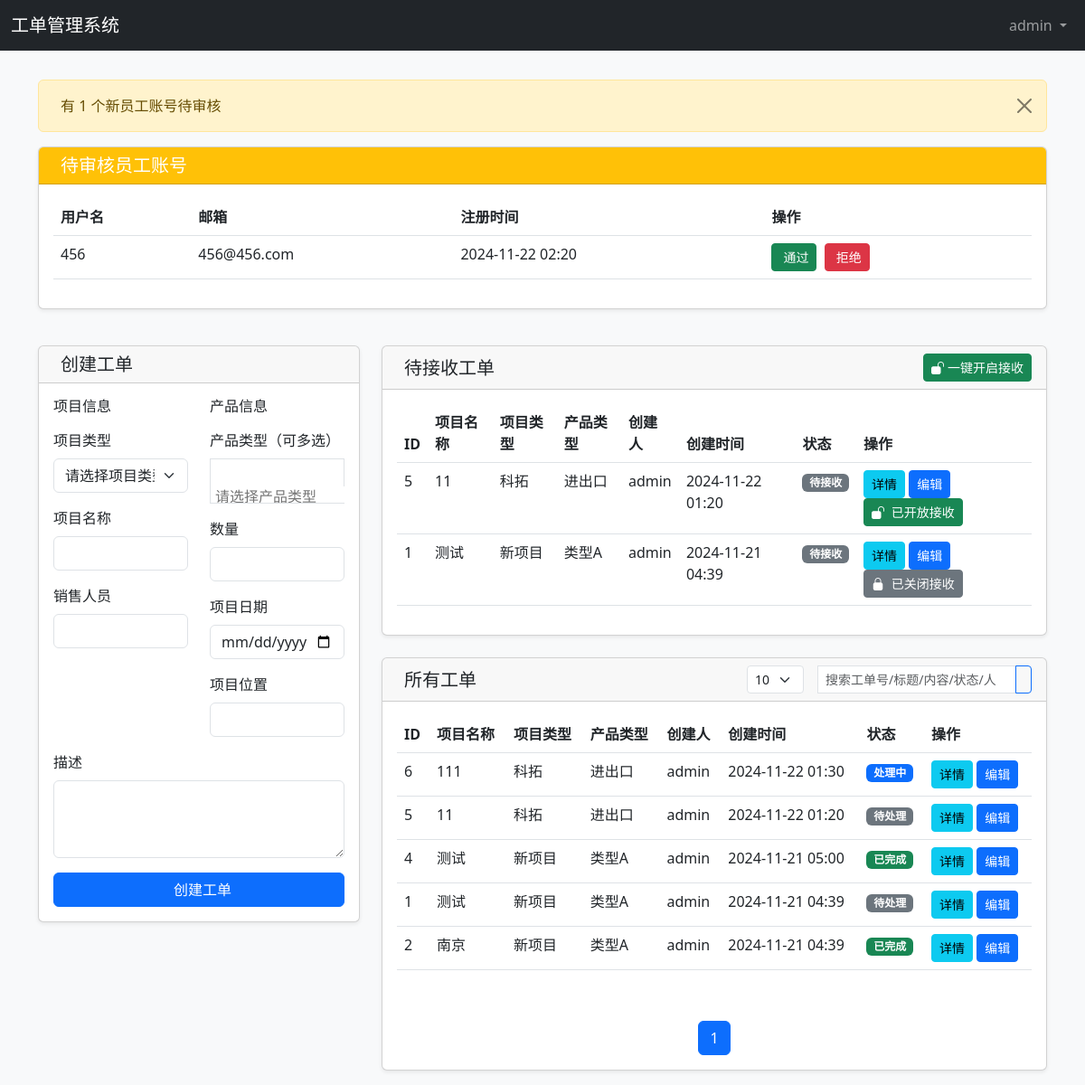
/admin/index.php (signed in), run on the app's committed database.
### tables this page shows
CREATE TABLE `users` (
  `id` int(11) NOT NULL AUTO_INCREMENT,
  `username` varchar(50) NOT NULL,
  `password` varchar(255) NOT NULL,
  `email` varchar(100) NOT NULL,
  `role` enum('admin','employee') NOT NULL DEFAULT 'employee',
  `status` enum('pending','approved','rejected') NOT NULL DEFAULT 'pending',
  `created_at` timestamp NULL DEFAULT CURRENT_TIMESTAMP,
  `updated_at` timestamp NULL DEFAULT CURRENT_TIMESTAMP ON UPDATE CURRENT_TIMESTAMP,
  PRIMARY KEY (`id`),
  UNIQUE KEY `username` (`username`),
  UNIQUE KEY `email` (`email`)
);

CREATE TABLE `tickets` (
  `id` int(11) NOT NULL AUTO_INCREMENT,
  `project_id` int(11) NOT NULL,
  `title` varchar(200) NOT NULL,
  `description` text,
  `status` enum('pending','in_progress','completed','closed') DEFAULT 'pending',
  `priority` enum('low','medium','high','urgent') DEFAULT 'medium',
  `created_by` int(11) NOT NULL,
  `assigned_to` int(11) DEFAULT NULL,
  `received_by` int(11) DEFAULT NULL,
  `received_at` timestamp NULL DEFAULT NULL,
  `completed_at` timestamp NULL DEFAULT NULL,
  `created_at` timestamp NULL DEFAULT CURRENT_TIMESTAMP,
  `updated_at` timestamp NULL DEFAULT CURRENT_TIMESTAMP ON UPDATE CURRENT_TIMESTAMP,
  `is_open` tinyint(1) NOT NULL DEFAULT '0',
  PRIMARY KEY (`id`),
  KEY `project_id` (`project_id`),
  KEY `created_by` (`created_by`),
  KEY `assigned_to` (`assigned_to`),
  KEY `received_by` (`received_by`),
  CONSTRAINT `tickets_ibfk_1` FOREIGN KEY (`project_id`) REFERENCES `ticket_projects` (`id`),
  CONSTRAINT `tickets_ibfk_2` FOREIGN KEY (`created_by`) REFERENCES `users` (`id`),
  CONSTRAINT `tickets_ibfk_3` FOREIGN KEY (`assigned_to`) REFERENCES `users` (`id`) ON DELETE SET NULL,
  CONSTRAINT `tickets_ibfk_4` FOREIGN KEY (`received_by`) REFERENCES `users` (`id`) ON DELETE SET NULL
);

CREATE TABLE `ticket_projects` (
  `id` int(11) NOT NULL AUTO_INCREMENT,
  `name` varchar(100) NOT NULL,
  `project_type` varchar(50) NOT NULL,
  `sales_person` varchar(50) NOT NULL,
  `product_type` varchar(50) NOT NULL,
  `quantity` int(11) NOT NULL,
  `project_date` date NOT NULL,
  `location` varchar(200) NOT NULL,
  `description` text,
  `created_by` int(11) NOT NULL,
  `created_at` timestamp NULL DEFAULT CURRENT_TIMESTAMP,
  `updated_at` timestamp NULL DEFAULT CURRENT_TIMESTAMP ON UPDATE CURRENT_TIMESTAMP,
  PRIMARY KEY (`id`),
  KEY `created_by` (`created_by`),
  CONSTRAINT `ticket_projects_ibfk_1` FOREIGN KEY (`created_by`) REFERENCES `users` (`id`)
);

### admin/index.php (the view, shortened to what the rows shown need)
<?php
require_once '../config/database.php';
try {
    $page = isset($_GET['page']) ? max(1, intval($_GET['page'])) : 1;
    $per_page = isset($_GET['per_page']) ? max(5, intval($_GET['per_page'])) : 10;
    $offset = ($page - 1) * $per_page;
    $search = isset($_GET['search']) ? trim($_GET['search']) : '';
    $search_condition = '';
    $search_params = [];
    $pending_users_query = "SELECT * FROM users WHERE role = 'employee' AND status = 'pending' ORDER BY created_at DESC";
    $pending_users_result = $conn->query($pending_users_query);
    $pending_users = [];
    while ($row = $pending_users_result->fetch_assoc()) {
        $pending_users[] = $row;
    }
    $all_tickets_query = "SELECT t.*,
            p.name as project_name,
            p.project_type as project_type,
            p.product_type as product_type,
            p.sales_person as sales_person,
            p.location as location,
            u_created.username as created_by_name,
            COALESCE(u_assigned.username, '未分配') as assigned_to_name,
            COALESCE(u_received.username, '未接收') as received_by_name,
            t.status,
            t.is_open,
            t.created_at,
            t.updated_at
        FROM tickets t
        JOIN ticket_projects p ON t.project_id = p.id
        JOIN users u_created ON t.created_by = u_created.id
        LEFT JOIN users u_assigned ON t.assigned_to = u_assigned.id
        LEFT JOIN users u_received ON t.received_by = u_received.id"
        . $search_condition . "
        ORDER BY t.created_at DESC
        LIMIT ? OFFSET ?";
    $all_tickets_stmt = $conn->prepare($all_tickets_query);
    if (!empty($search)) {
        $bind_params = array_merge($search_params, [$per_page, $offset]);
        $types = str_repeat('s', count($search_params)) . 'ii';
        $all_tickets_stmt->bind_param($types, ...$bind_params);
    } else {
        $all_tickets_stmt->bind_param('ii', $per_page, $offset);
    }
    $all_tickets_stmt->execute();
    $all_tickets_result = $all_tickets_stmt->get_result();
    $all_tickets = [];
    while ($row = $all_tickets_result->fetch_assoc()) {
        $all_tickets[] = $row;
    }
    $tickets_query = "SELECT t.*,
                            p.name as project_name,
                            p.project_type as project_type,
                            p.product_type as product_type,
                            u_created.username as created_by_name,
                            COALESCE(u_assigned.username, '未分配') as assigned_to_name,
                            t.status,
                            t.is_open,
                            t.created_at,
                            t.updated_at
                     FROM tickets t
                     JOIN ticket_projects p ON t.project_id = p.id
                     JOIN users u_created ON t.created_by = u_created.id
                     LEFT JOIN users u_assigned ON t.assigned_to = u_assigned.id
                     WHERE t.received_by IS NULL AND t.assigned_to IS NULL
                     ORDER BY t.created_at DESC";
    $tickets_result = $conn->query($tickets_query);
    $tickets = [];
    while ($row = $tickets_result->fetch_assoc()) {
        $tickets[] = $row;
    }
} catch (Exception $e) {
    die("系统错误: " . $e->getMessage());
}
?>
<!DOCTYPE html>
<html lang="zh">
<head>
    <link href="https://cdn.jsdelivr.net/npm/bootstrap@5.3.0/dist/css/bootstrap.min.css" rel="stylesheet">
    <link href="https://cdn.jsdelivr.net/npm/bootstrap-icons/font/bootstrap-icons.css" rel="stylesheet">
    <link href="https://cdn.jsdelivr.net/npm/select2@4.1.0-rc.0/dist/css/select2.min.css" rel="stylesheet" />
    <link href="https://cdn.jsdelivr.net/npm/select2-bootstrap-5-theme@1.3.0/dist/select2-bootstrap-5-theme.min.css" rel="stylesheet" />
</head>
<body>
    <div class="container">
        <div class="row">
            <?php if (count($pending_users) > 0): ?>
            <div class="col-12 mb-4">
                <div class="card">
                    <div class="card-body">
                        <div class="table-responsive">
                            <table class="table table-hover">
                                <thead>
                                    <tr>
                                        <th>用户名</th>
                                        <th>邮箱</th>
                                        <th>注册时间</th>
                                        <th>操作</th>
                                    </tr>
                                </thead>
                                <tbody>
                                    <?php foreach ($pending_users as $user): ?>
                                    <tr>
                                        <td><?php echo htmlspecialchars($user['username']); ?></td>
                                        <td><?php echo htmlspecialchars($user['email']); ?></td>
                                        <td><?php echo date('Y-m-d H:i', strtotime($user['created_at'])); ?></td>
                                        <td>
                                            <form action="approve_user.php" method="POST" style="display: inline;">
                                                <button type="submit" class="btn btn-success btn-sm">
                                                    <i class="fas fa-check me-1"></i>通过
                                                </button>
                                            </form>
                                            <form action="approve_user.php" method="POST" style="display: inline;">
                                                <button type="submit" class="btn btn-danger btn-sm ms-1">
                                                    <i class="fas fa-times me-1"></i>拒绝
                                                </button>
                                            </form>
                                        </td>
                                    </tr>
                                    <?php endforeach; ?>
                                </tbody>
                            </table>
                        </div>
                    </div>
                </div>
            </div>
            <?php endif; ?>
            <div class="col-md-8">
                <div class="card">
                    <div class="card-body">
                        <?php if (empty($tickets)): ?>
                            <div class="text-center text-muted my-5">
                                <i class="fas fa-ticket-alt fa-3x mb-3"></i>
                                <p>暂无待接收工单</p>
                            </div>
                        <?php else: ?>
                            <div class="table-responsive">
                                <table class="table table-hover">
                                    <thead>
                                        <tr>
                                            <th>ID</th>
                                            <th>项目名称</th>
                                            <th>项目类型</th>
                                            <th>产品类型</th>
                                            <th>创建人</th>
                                            <th>创建时间</th>
                                            <th>状态</th>
                                            <th>操作</th>
                                        </tr>
                                    </thead>
                                    <tbody>
                                        <?php foreach ($tickets as $ticket): ?>
                                            <tr>
                                                <td><?php echo $ticket['id']; ?></td>
                                                <td><?php echo htmlspecialchars($ticket['project_name']); ?></td>
                                                <td><?php echo htmlspecialchars($ticket['project_type']); ?></td>
                                                <td><?php echo htmlspecialchars($ticket['product_type']); ?></td>
                                                <td><?php echo htmlspecialchars($ticket['created_by_name']); ?></td>
                                                <td><?php echo date('Y-m-d H:i', strtotime($ticket['created_at'])); ?></td>
                                                <td>
                                                    <span class="badge bg-secondary">待接收</span>
                                                </td>
                                                <td>
                                                    <a href="ticket_detail.php?id=<?php echo $ticket['id']; ?>" class="btn btn-info btn-sm">详情</a>
                                                    <a href="edit_ticket.php?id=<?php echo $ticket['id']; ?>" class="btn btn-primary btn-sm">编辑</a>
                                                    <button class="btn btn-sm toggle-status <?php echo $ticket['is_open'] ? 'btn-success' : 'btn-secondary'; ?>" data-ticket-id="<?php echo $ticket['id']; ?>">
                                                        <i class="bi <?php echo $ticket['is_open'] ? 'bi-unlock-fill' : 'bi-lock-fill'; ?> me-1"></i>
                                                        <span class="status-text">
                                                            <?php echo $ticket['is_open'] ? '已开放接收' : '已关闭接收'; ?>
                                                        </span>
                                                    </button>
                                                </td>
                                            </tr>
                                        <?php endforeach; ?>
                                    </tbody>
                                </table>
                            </div>
                        <?php endif; ?>
                    </div>
                </div>
                <div class="card mt-4">
                    <div class="card-body">
                        <?php if (empty($all_tickets)): ?>
                            <div class="text-center text-muted my-5">
                                <i class="fas fa-ticket-alt fa-3x mb-3"></i>
                                <p>暂无工单</p>
                            </div>
                        <?php else: ?>
                            <div class="table-responsive">
                                <table class="table table-hover">
                                    <thead>
                                        <tr>
                                            <th>ID</th>
                                            <th>项目名称</th>
                                            <th>项目类型</th>
                                            <th>产品类型</th>
                                            <th>创建人</th>
                                            <th>创建时间</th>
                                            <th>状态</th>
                                            <th>操作</th>
                                        </tr>
                                    </thead>
                                    <tbody>
                                        <?php foreach ($all_tickets as $ticket): ?>
                                            <tr>
                                                <td><?php echo $ticket['id']; ?></td>
                                                <td><?php echo htmlspecialchars($ticket['project_name']); ?></td>
                                                <td><?php echo htmlspecialchars($ticket['project_type']); ?></td>
                                                <td><?php echo htmlspecialchars($ticket['product_type']); ?></td>
                                                <td><?php echo htmlspecialchars($ticket['created_by_name']); ?></td>
                                                <td><?php echo date('Y-m-d H:i', strtotime($ticket['created_at'])); ?></td>
                                                <td>
                                                    <?php
                                                    $status_class = '';
                                                    $status_text = '';
                                                    switch($ticket['status']) {
                                                        case 'pending':
                                                            $status_class = 'bg-secondary';
                                                            $status_text = '待处理';
                                                            break;
                                                        case 'in_progress':
                                                            $status_class = 'bg-primary';
                                                            $status_text = '处理中';
                                                            break;
                                                        case 'completed':
                                                            $status_class = 'bg-success';
                                                            $status_text = '已完成';
                                                            break;
                                                    }
                                                    ?>
                                                    <span class="badge <?php echo $status_class; ?>"><?php echo $status_text; ?></span>
                                                </td>
                                                <td>
                                                    <a href="ticket_detail.php?id=<?php echo $ticket['id']; ?>" class="btn btn-info btn-sm">详情</a>
                                                    <a href="edit_ticket.php?id=<?php echo $ticket['id']; ?>" class="btn btn-primary btn-sm">编辑</a>
                                                </td>
                                            </tr>
                                        <?php endforeach; ?>
                                    </tbody>
                                </table>
                            </div>
                        <?php endif; ?>
                    </div>
                </div>
            </div>
        </div>
    </div>
</body>
</html>

### data on the page
users: username "456", email "456@456.com", created_at "2024-11-22 02:20"
tickets: id "5", project.name "11", project.project_type "科拓", project.product_type "进出口", created_by.username "admin", created_at "2024-11-22 01:20", is_open 1 (drawn), status "待处理"
tickets: id "1", project.name "测试", project.project_type "新项目", project.product_type "类型A", created_by.username "admin", created_at "2024-11-21 04:39", is_open 0 (drawn), status "待处理"
tickets: id "6", project.name "111", project.project_type "科拓", project.product_type "进出口", created_by.username "admin", created_at "2024-11-22 01:30", status "处理中"
tickets: id "4", project.name "测试", project.project_type "新项目", project.product_type "类型A", created_by.username "admin", created_at "2024-11-21 05:00", status "已完成"
tickets: id "2", project.name "南京", project.project_type "新项目", project.product_type "类型A", created_by.username "admin", created_at "2024-11-21 04:39", status "已完成"

### other printed values
$_SESSION['username'] "admin"
count($pending_users) "1"
